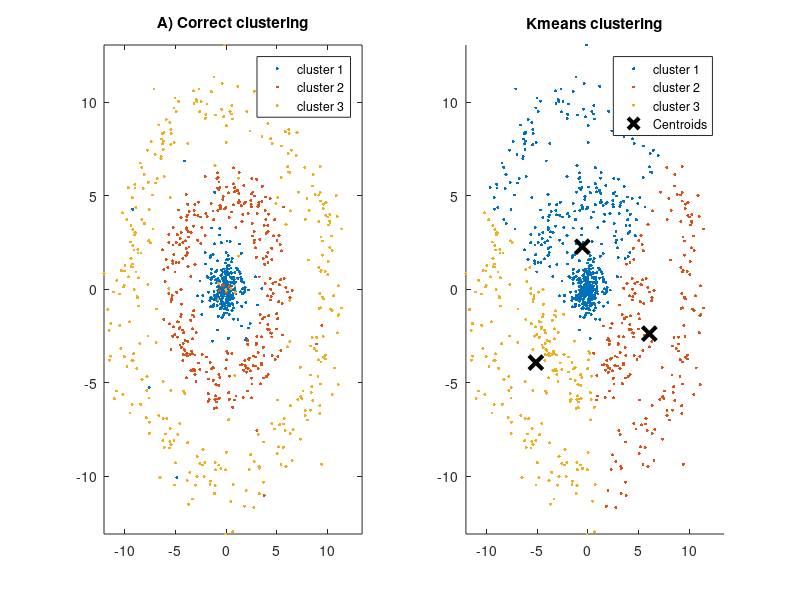

The MATLAB script that drew this image:
clear; close all; clc;
load('rings.mat');
xrange = [min(X(:,1)) max(X(:,1))+2];
yrange = [min(X(:,2)) max(X(:,2))];
%%
figure; subplot(1,2,1);
plot(X(Y==0,1),X(Y==0,2),'.','MarkerSize',7);
hold on
plot(X(Y==1,1),X(Y==1,2),'.','MarkerSize',7);
plot(X(Y==2,1),X(Y==2,2),'.','MarkerSize',7);
hold off
legend('cluster 1', 'cluster 2','cluster 3'); xlim(xrange); ylim(yrange);
title 'A) Correct clustering'; 
%% apply k-means with three centers 1
num = 3;
[idx,C] = kmeans(X,num,'Distance','sqeuclidean','Replicates',100);
subplot(1,2,2);
hold on
for i = 1:num
    plot(X(idx==i,1),X(idx==i,2),'.','MarkerSize',7)
end
plot(C(:,1),C(:,2),'kx','MarkerSize',10,'LineWidth',3)
legend('cluster 1', 'cluster 2','cluster 3','Centroids'); xlim(xrange); ylim(yrange);
title 'Kmeans clustering'
hold off
%% apply k-means with three centers 100
% num = 3;
% [idx,C] = kmeans(X,num,'Distance','sqeuclidean','Replicates',100);
% subplot(1,3,3);
% hold on
% for i = 1:num
%     plot(X(idx==i,1),X(idx==i,2),'.','MarkerSize',7)
% end
% plot(C(:,1),C(:,2),'kx','MarkerSize',10,'LineWidth',3)
% legend('cluster 1', 'cluster 2','cluster 3','Centroids'); xlim(xrange); ylim(yrange);
% title 'Kmeans clustering - 100 iteration'
% hold off